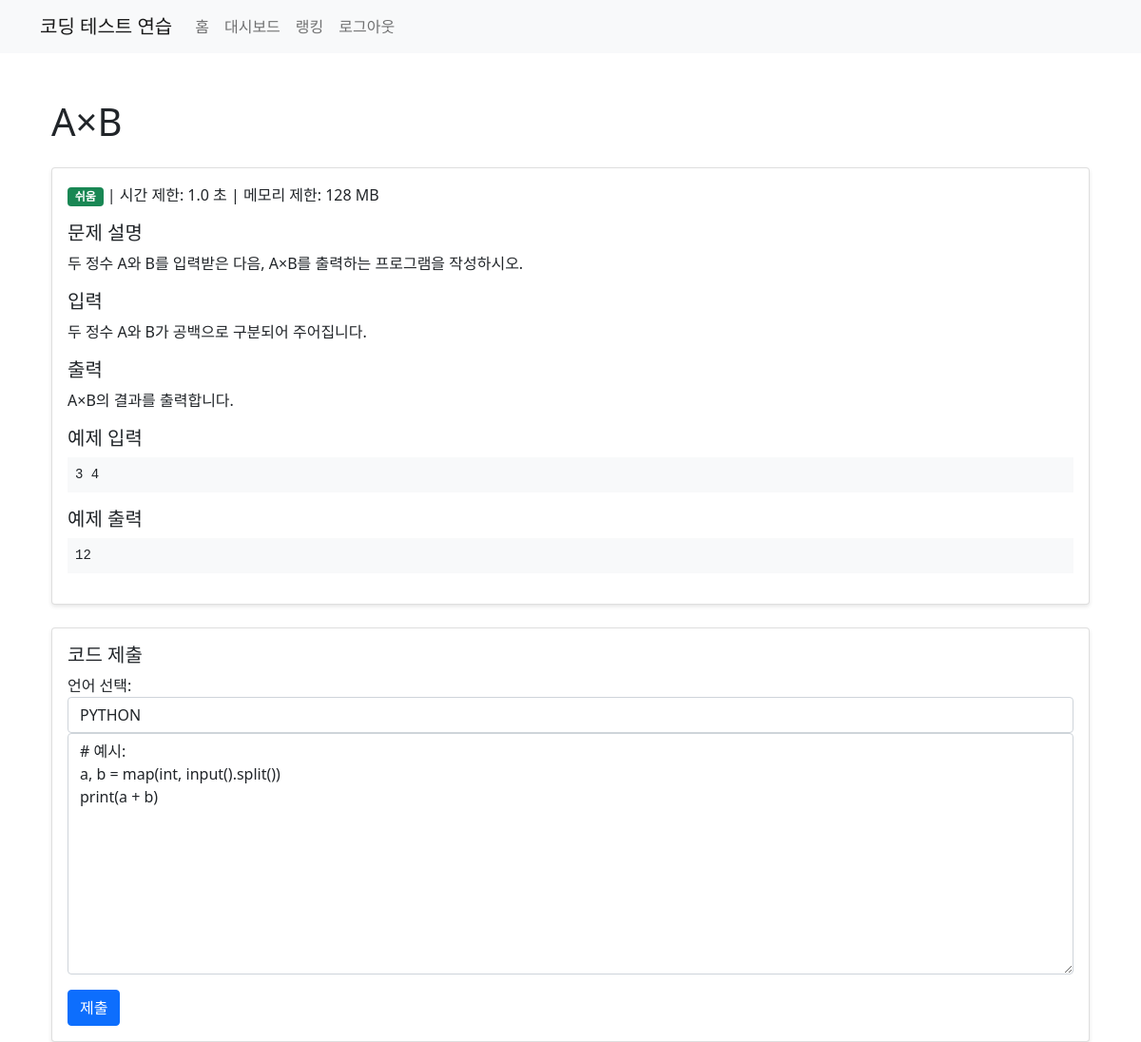
Page /problem/3 (signed in) on the committed database.
### app.py (models this page shows)
class Problem(db.Model):
    id = db.Column(db.Integer, primary_key=True)
    title = db.Column(db.String(100), nullable=False)
    difficulty = db.Column(db.String(20), nullable=False)
    time_limit = db.Column(db.Float, nullable=False)
    memory_limit = db.Column(db.Integer, nullable=False)
    description = db.Column(db.Text, nullable=False)
    input_description = db.Column(db.Text, nullable=False)
    output_description = db.Column(db.Text, nullable=False)
    input_format = db.Column(db.Text, nullable=False)
    output_format = db.Column(db.Text, nullable=False)
    example_input = db.Column(db.Text, nullable=False)
    example_output = db.Column(db.Text, nullable=False)
    test_cases = db.Column(db.Text, nullable=False)
    submissions = db.Column(db.Integer, default=0)
    correct_submissions = db.Column(db.Integer, default=0)
    supported_languages = db.Column(db.String(100), nullable=False, default='python,c,cpp,java,swift')
    problem_submissions = db.relationship('Submission', backref='problem', lazy=True)

### app.py (the view)
@app.route('/problem/<int:problem_id>')
@login_required
def problem(problem_id):
    problem = Problem.query.get_or_404(problem_id)
    return render_template('problem.html', problem=problem)

### app.py (called while the page is built)
@login_manager.user_loader
def load_user(user_id):
    return User.query.get(int(user_id))

### templates/problem.html (shortened to what this page needs)
{% extends "base.html" %}
{% block content %}
<div class="container mt-5">
    <h1 class="mb-4">{{ problem.title }}</h1>
    <div class="card mb-4">
        <div class="card-body">
            <p class="card-text">
                <span class="badge
                    {% if problem.difficulty == '쉬움' %}bg-success
                    {% elif problem.difficulty == '보통' %}bg-warning
                    {% elif problem.difficulty == '어려움' %}bg-danger
                    {% endif %}">
                    {{ problem.difficulty }}
                </span>
                | 시간 제한: {{ problem.time_limit }} 초
                | 메모리 제한: {{ problem.memory_limit }} MB
            </p>
            <h5>문제 설명</h5>
            <p>{{ problem.description }}</p>
            <h5>입력</h5>
            <p>{{ problem.input_format }}</p>
            <h5>출력</h5>
            <p>{{ problem.output_format }}</p>
            <h5>예제 입력</h5>
            <pre class="bg-light p-2">{{ problem.example_input }}</pre>
            <h5>예제 출력</h5>
            <pre class="bg-light p-2">{{ problem.example_output }}</pre>
        </div>
    </div>
    <div class="card">
        <div class="card-body">
            <h5 class="card-title">코드 제출</h5>
            <form action="{{ url_for('submit', problem_id=problem.id) }}" method="POST">
                <div class="form-group">
                    <label for="language">언어 선택:</label>
                    <select class="form-control" id="language" name="language">
                        {% for lang in problem.supported_languages.split(',') %}
                            <option value="{{ lang }}">{{ lang|upper }}</option>
                        {% endfor %}
                    </select>
                </div>
                <div class="form-group">
                    <textarea class="form-control" id="code" name="code" rows="10" placeholder="여기에 코드를 작성하세요.">
# 예시:
a, b = map(int, input().split())
print(a + b)
                    </textarea>
                </div>
                <button type="submit" class="btn btn-primary mt-3">제출</button>
            </form>
        </div>
    </div>
</div>
{% endblock %}

### templates/problem.html (style rules this page uses)
pre { white-space: pre-wrap; word-wrap: break-word; }
.card { box-shadow: 0 2px 4px rgba(0,0,0,0.1); }

### rows in the picture
Problem: title "A×B", difficulty "쉬움", time_limit "1.0", memory_limit "128", description "두 정수 A와 B를 입력받은 다음, A×B를 출력하는 프로그램을 작성하시오.", input_format "두 정수 A와 B가 공백으로 구분되어 주어집니다.", output_format "A×B의 결과를 출력합니다.", example_input "3 4", example_output "12", language "PYTHON"
